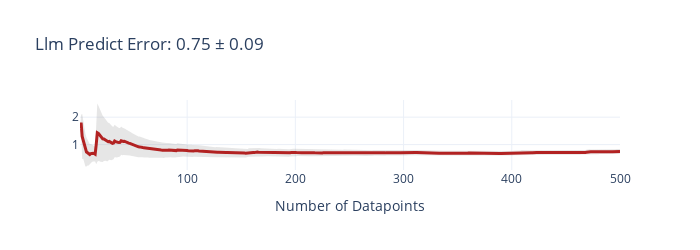
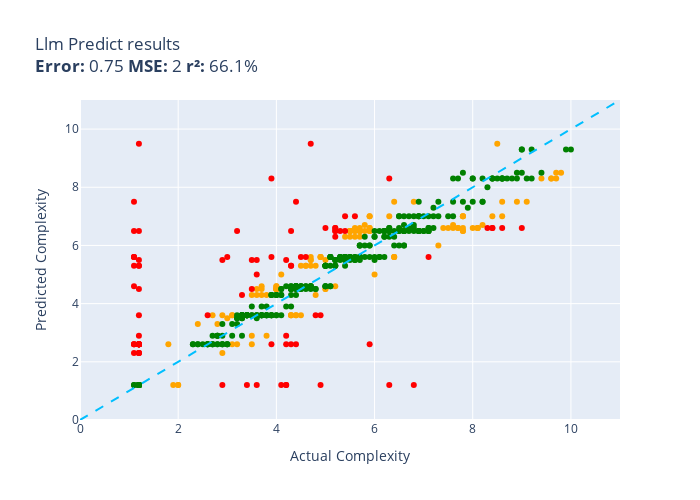

Write notebook code for charts like these, in order.
### Code cell
counter = 0
def llm_predict(item):
    global counter
    score = llm_agent.predict_saved(counter)
    counter += 1
    return score

evaluate(llm_predict, test)

### Figure 1 — Plotly figure (JSON) as saved in the notebook; plotly's stock layout.template omitted (floating-point values rounded to 4 significant figures; data arrays with more than 128 entries replaced by an {"elided": "..."} marker saying what was removed)
{"data": [{"fill": "toself", "fillcolor": "rgba(128,128,128,0.2)", "hoverinfo": "skip", "line": {"color": "rgba(255,255,255,0)"}, "name": "95% CI", "showlegend": false, "type": "scatter", "x": {"elided": "1000 int values"}, "y": {"elided": "1000 float values"}}, {"customdata": {"elided": "500x1 float values"}, "hovertemplate": "n=%{x}<br>Avg Error=%{y:,.2f}<br>±95% CI=%{customdata[0]:,.2f}<extra></extra>", "line": {"color": "firebrick", "width": 3}, "mode": "lines", "name": "Cumulative Avg Error", "type": "scatter", "x": {"elided": "500 int values"}, "y": {"elided": "500 float values"}}], "layout": {"height": 250, "showlegend": false, "title": {"text": "Llm Predict Error: 0.75 ± 0.09"}, "width": 700, "xaxis": {"title": {"text": "Number of Datapoints"}}}}

### Figure 2 — Plotly figure (JSON) as saved in the notebook; plotly's stock layout.template omitted (floating-point values rounded to 4 significant figures; data arrays with more than 128 entries replaced by an {"elided": "..."} marker saying what was removed)
{"data": [{"customdata": [["(function (stmt, cfg) {\n            this...<br>Guess=7.5 Actual=9.1"], ["(function() {\n    var tok = this.expect(...<br>Guess=4.3 Actual=4.8"], ["const getLocation = () => {\n    var trac...<br>Guess=6.5 Actual=5.5"], ["const functionEntry = (name) => {\n      ...<br>Guess=3.6 Actual=4.4"], ["const use = (plugin, options) => {\n  uti...<br>Guess=4.5 Actual=4.0"], ["const abstractDegreeCentrality = (assign...<br>Guess=5.0 Actual=6.0"], ["(function(patch) {\n\t\t\t// patch [key, nul...<br>Guess=7.0 Actual=5.9"], ["const is_crossDomain = (url) => {\n    va...<br>Guess=6.5 Actual=5.5"], ["(function(rm, oRoadMap, oStep, aAddition...<br>Guess=7.0 Actual=8.4"], ["const hasLanguageChanged = ( languageSet...<br>Guess=3.6 Actual=2.9"], ["const createNav = (sources) => {\n  const...<br>Guess=2.6 Actual=1.8"], ["const compareWebhooks = (webhook, name, ...<br>Guess=6.5 Actual=5.5"], ["(function (type, para) {\n\n\t\t// avoid flo...<br>Guess=8.3 Actual=9.6"], ["const moveSelection = (forward, reset) =...<br>Guess=7.5 Actual=8.6"], ["(function (start, end, points, iMap, res...<br>Guess=6.3 Actual=5.5"], ["const pongOnTheFlyCreModalFromMeta = (id...<br>Guess=4.5 Actual=4.0"], ["(function(proposals) {\r\n\t\t\t// get rid of...<br>Guess=5.5 Actual=4.7"], ["const _Markdown_formatOptions = (options...<br>Guess=4.6 Actual=3.7"], ["(function (name, languages) {\n        va...<br>Guess=4.5 Actual=4.0"], ["const mountClassInstance = (workInProgre...<br>Guess=6.5 Actual=5.5"], ["(function(current_templates) {\n\n\t\tvar i ...<br>Guess=6.3 Actual=5.4"], ["const translateTemplates = (templates) =...<br>Guess=5.6 Actual=4.9"], ["const isKeyword = (id) => {\n        swit...<br>Guess=6.6 Actual=7.6"], ["const getConfigElement = (name) => {\n   ...<br>Guess=1.2 Actual=2.0"], ["const computeStackTrace = (ex, depth) =>...<br>Guess=5.6 Actual=6.4"], ["(function(path_config) {\n\n\t\tvar view,\n\t\t...<br>Guess=5.6 Actual=6.4"], ["(function(removeTarget) {\n        var me...<br>Guess=3.3 Actual=2.8"], ["const convertGeopoint = (point) => {\n  c...<br>Guess=7.5 Actual=6.8"], ["(function(editorContext, context, astMan...<br>Guess=6.5 Actual=7.8"], ["const buildViewAttribsSpecial = ( attNam...<br>Guess=8.5 Actual=9.7"], ["(function ( args, value, obj ) {\n\t\targs ...<br>Guess=6.5 Actual=5.6"], ["const render = (element, opts) => {\n    ...<br>Guess=8.3 Actual=9.6"], ["const stripProjectRoot = (projectRoot, f...<br>Guess=4.3 Actual=3.7"], ["(function(source) {\n    var copy, i, len...<br>Guess=5.6 Actual=4.9"], ["(function(language_slug, project_slug, r...<br>Guess=7.0 Actual=8.6"], ["const isValid = (type, value) => {\n     ...<br>Guess=9.5 Actual=8.5"], ["(function(cells, reflow) {\n    var colum...<br>Guess=4.5 Actual=3.6"], ["(function(e) {\n          el.off('mousemo...<br>Guess=3.6 Actual=4.3"], ["const _gpfDispatchEvent = (event, params...<br>Guess=4.6 Actual=4.0"], ["const buildQuery = (opts, globalSearch) ...<br>Guess=5.0 Actual=4.1"], ["const loadConfig = (opts) => {\n  if (opt...<br>Guess=2.6 Actual=3.2"], ["const toGradientData = (v1, v2, v3, v4, ...<br>Guess=8.5 Actual=9.8"], ["const PromiseResolutionHandlerFunction =...<br>Guess=3.6 Actual=4.4"], ["const _extensionsToAsn1 = (exts) => {\n  ...<br>Guess=5.5 Actual=5.0"], ["const createElement = (config) => {\n    ...<br>Guess=8.3 Actual=9.7"], ["const prop = (dest, pd, src, isrc, ndflt...<br>Guess=6.6 Actual=8.0"], ["const existing_stats = (stats_type, buck...<br>Guess=4.3 Actual=3.6"], ["const arraySample = (arr, num, remove) =...<br>Guess=5.5 Actual=4.7"], ["const ensureModelMixin = ( model, collec...<br>Guess=3.6 Actual=3.1"], ["const reportManualError = (err, request,...<br>Guess=5.3 Actual=4.6"], ["(function (ax, ay, bx, by, cx, cy, dx, d...<br>Guess=7.0 Actual=5.9"], ["const through2 = (construct) => {\n  retu...<br>Guess=3.5 Actual=3.0"], ["(function (seq, begin, end) {\n\tvar slice...<br>Guess=6.6 Actual=5.9"], ["const strftime = (offsetObject) => {\n  r...<br>Guess=6.6 Actual=7.8"], ["(function(opt_randFunc) {\n    var randFu...<br>Guess=2.6 Actual=3.1"], ["(function(asInterface) {\n    const resul...<br>Guess=7.0 Actual=7.8"], ["const parseGroupExpression = () => {\n   ...<br>Guess=7.0 Actual=7.8"], ["(function() {\n      switch (this.type) {...<br>Guess=5.3 Actual=4.6"], ["const makeReflectTypes = (uniforms, useI...<br>Guess=6.7 Actual=7.6"], ["const _updateChildNodes = (container, ch...<br>Guess=6.7 Actual=5.8"], ["const Inputter = (options, components) =...<br>Guess=6.5 Actual=5.9"], ["const setaddall = (set, iterable) => {\n ...<br>Guess=3.6 Actual=4.5"], ["function createProgramInfo(\n    gl, shad...<br>Guess=3.6 Actual=2.7"], ["const injectElementWithStyles = ( rule, ...<br>Guess=6.6 Actual=5.7"], ["(function(templateName, data) {\n\t\tvar va...<br>Guess=7.0 Actual=7.8"], ["(function() {\n    this._super.apply(this...<br>Guess=1.2 Actual=2.0"], ["const FusionPoseSensor = (kFilter, predi...<br>Guess=6.5 Actual=5.7"], ["(function( buffer, offset ) {\n\n    offse...<br>Guess=6.6 Actual=5.6"], ["const xbDebugApplyFunction = (funcname, ...<br>Guess=4.6 Actual=4.0"], ["(function(number, pad) {\n      var endia...<br>Guess=5.6 Actual=4.7"], ["const getDefinition = (name) => {\n  var ...<br>Guess=2.9 Actual=3.8"], ["const evaluateLatch = (resolver, options...<br>Guess=6.6 Actual=7.4"], ["const resolvePath = (filepath) => {\n  fi...<br>Guess=6.5 Actual=5.9"], ["const mergeOptions = (defaults, settings...<br>Guess=4.3 Actual=3.5"], ["const parseCallee = (node) => {\n  const ...<br>Guess=4.5 Actual=4.0"], ["const ortho = (left, right, bottom, top,...<br>Guess=2.6 Actual=3.5"], ["const formatError = (err, input) => {\n  ...<br>Guess=4.5 Actual=5.0"], ["const SocketServices = ( options ) => {\n...<br>Guess=3.6 Actual=4.3"], ["(function() {\n    var jsPath, scripts, i...<br>Guess=6.3 Actual=5.7"], ["const parseRegion = (input) => {\n       ...<br>Guess=6.5 Actual=5.7"], ["const advance = (id, t) => {\n        swi...<br>Guess=7.5 Actual=6.4"], ["(function(image, x, y, options) {\n      ...<br>Guess=4.5 Actual=4.0"], ["const parser = (file, callback) => {\n  /...<br>Guess=6.7 Actual=8.2"], ["(function (options) {\n        _.isString...<br>Guess=6.6 Actual=8.1"], ["(function (level, message, tag, data) {\n...<br>Guess=6.6 Actual=8.1"], ["(function( ev, element ) {\n\t\t\tvar isLeft...<br>Guess=4.5 Actual=5.0"], ["(function(containerBlock) {\n    var clau...<br>Guess=5.3 Actual=4.8"], ["(function(sPropertyName, sSortOrder) {\n\t...<br>Guess=4.5 Actual=4.0"], ["const _createMethod = (definition, metho...<br>Guess=4.6 Actual=5.2"], ["const _default = (base, link) => {\n  // ...<br>Guess=5.3 Actual=4.5"], ["const isConstant = (node, inBooleanPosit...<br>Guess=6.6 Actual=8.1"], ["(function (s, o) {\n        if (o) {\n    ...<br>Guess=6.6 Actual=7.7"], ["(function(feature, pixel) {\n            ...<br>Guess=1.2 Actual=1.9"], ["const removeElement = ( element, enterTa...<br>Guess=6.5 Actual=5.5"], ["(function(date, value, period) {\n       ...<br>Guess=3.6 Actual=4.3"], ["(function( element, fullMatch ) {\n\t\t\tvar...<br>Guess=7.0 Actual=6.3"], ["const _compressOther = (json, aKeys) => ...<br>Guess=3.6 Actual=3.1"], ["const GPT = ( options ) => {\n\n  if( !(th...<br>Guess=6.5 Actual=5.6"], ["const Node = (config) => {\n    RED.nodes...<br>Guess=5.6 Actual=6.4"], ["function createPlaneVertices(\n    width,...<br>Guess=6.0 Actual=7.3"], ["(function() {\n\n      var matches = this....<br>Guess=8.3 Actual=9.4"], ["(function (paths) {\n\t\t\tvar maxX = Number...<br>Guess=5.6 Actual=4.9"], ["(function ( timeCode, frameRate, dropFra...<br>Guess=7.5 Actual=8.9"], ["const getStyle = (element) => {\n    cons...<br>Guess=3.3 Actual=2.4"], ["const StreamClient = (options) => {\n    ...<br>Guess=6.5 Actual=7.8"], ["(function(record) {\n\n\t\tif (Lava.schema.D...<br>Guess=2.3 Actual=2.9"], ["(function (url, callback, options) {\n   ...<br>Guess=2.9 Actual=3.5"], ["(function( item, index ) {\n        $.con...<br>Guess=4.5 Actual=3.7"], ["const trigger = (event) => {\n\t\tvar args;...<br>Guess=6.3 Actual=5.6"], ["const swagger20TypeFor = (type) => {\n   ...<br>Guess=6.5 Actual=5.7"], ["const inlineHandler = (string, selection...<br>Guess=6.6 Actual=5.9"], ["const makeLink = (rel, ldo) => {\n  var i...<br>Guess=4.3 Actual=3.8"], ["const splitLongWord = (word, widths_arra...<br>Guess=5.3 Actual=4.7"], ["const getViewRoot = (source) => {\n\tconst...<br>Guess=6.5 Actual=5.8"], ["const SimpleColorPicker = (options) => {...<br>Guess=6.6 Actual=7.7"], ["(function(name, value) {\n        // Retu...<br>Guess=6.6 Actual=7.5"]], "hovertemplate": "%{customdata[0]}<extra></extra>", "legendgroup": "orange", "marker": {"color": "orange", "size": 6, "symbol": "circle"}, "mode": "markers", "name": "orange", "orientation": "v", "showlegend": true, "type": "scatter", "x": [9.1, 4.8, 5.5, 4.4, 4.0, 6.0, 5.9, 5.5, 8.4, 2.9, 1.8, 5.5, 9.6, 8.6, 5.5, 4.0, 4.7, 3.7, 4.0, 5.5, 5.4, 4.9, 7.6, 2.0, 6.4, 6.4, 2.8, 6.8, 7.8, 9.7, 5.6, 9.6, 3.7, 4.9, 8.6, 8.5, 3.6, 4.3, 4.0, 4.1, 3.2, 9.8, 4.4, 5.0, 9.7, 8.0, 3.6, 4.7, 3.1, 4.6, 5.9, 3.0, 5.9, 7.8, 3.1, 7.8, 7.8, 4.6, 7.6, 5.8, 5.9, 4.5, 2.7, 5.7, 7.8, 2.0, 5.7, 5.6, 4.0, 4.7, 3.8, 7.4, 5.9, 3.5, 4.0, 3.5, 5.0, 4.3, 5.7, 5.7, 6.4, 4.0, 8.2, 8.1, 8.1, 5.0, 4.8, 4.0, 5.2, 4.5, 8.1, 7.7, 1.9, 5.5, 4.3, 6.3, 3.1, 5.6, 6.4, 7.3, 9.4, 4.9, 8.9, 2.4, 7.8, 2.9, 3.5, 3.7, 5.6, 5.7, 5.9, 3.8, 4.7, 5.8, 7.7, 7.5], "xaxis": "x", "y": [7.5, 4.3, 6.5, 3.6, 4.5, 5.0, 7.0, 6.5, 7.0, 3.6, 2.6, 6.5, 8.3, 7.5, 6.3, 4.5, 5.5, 4.6, 4.5, 6.5, 6.3, 5.6, 6.6, 1.2, 5.6, 5.6, 3.3, 7.5, 6.5, 8.5, 6.5, 8.3, 4.3, 5.6, 7.0, 9.5, 4.5, 3.6, 4.6, 5.0, 2.6, 8.5, 3.6, 5.5, 8.3, 6.6, 4.3, 5.5, 3.6, 5.3, 7.0, 3.5, 6.6, 6.6, 2.6, 7.0, 7.0, 5.3, 6.7, 6.7, 6.5, 3.6, 3.6, 6.6, 7.0, 1.2, 6.5, 6.6, 4.6, 5.6, 2.9, 6.6, 6.5, 4.3, 4.5, 2.6, 4.5, 3.6, 6.3, 6.5, 7.5, 4.5, 6.7, 6.6, 6.6, 4.5, 5.3, 4.5, 4.6, 5.3, 6.6, 6.6, 1.2, 6.5, 3.6, 7.0, 3.6, 6.5, 5.6, 6.0, 8.3, 5.6, 7.5, 3.3, 6.5, 2.3, 2.9, 4.5, 6.3, 6.5, 6.6, 4.3, 5.3, 6.5, 6.6, 6.6], "yaxis": "y"}, {"customdata": [["const processConfig = (config) => {\n    ...<br>Guess=8.3 Actual=6.3"], ["const checkGroup = (nodes) => {\n        ...<br>Guess=7.5 Actual=1.1"], ["(function(s) {\r\n\t\t\ts = tinymce.trim(s);\r...<br>Guess=9.5 Actual=1.2"], ["const getWeight = (labels, labelWeight) ...<br>Guess=2.6 Actual=1.1"], ["const runScript = (code) => {\n    var an...<br>Guess=4.6 Actual=1.1"], ["(function(req, res) {\n    var params = U...<br>Guess=4.5 Actual=1.2"], ["(function(r, g, b, a) {\n    var rgb = [r...<br>Guess=2.6 Actual=1.1"], ["(function ( buttonSet, wrapper )\n\t{\n\t\tva...<br>Guess=6.3 Actual=5.2"], ["const getToken = (options) => {\n    retu...<br>Guess=2.6 Actual=4.4"], ["const Decoder = () => {\n    var skip = 0...<br>Guess=2.6 Actual=4.2"], ["(function(value) {\n        switch (value...<br>Guess=6.5 Actual=5.2"], ["(function(other) {\n\tvar me = this.region...<br>Guess=1.2 Actual=4.2"], ["const makeEvent = (entry, hostname) => {...<br>Guess=2.9 Actual=1.2"], ["(function(isInstant) {\n      if (this._l...<br>Guess=1.2 Actual=2.9"], ["const isGlob = (candidate) => {\n  if (ty...<br>Guess=2.6 Actual=1.1"], ["const tableFromMethods = (methodsArr) =>...<br>Guess=2.6 Actual=1.2"], ["(function() {\n    var flashBridge = _fla...<br>Guess=5.6 Actual=3.9"], ["(function (referencePath, baseLogicalPat...<br>Guess=2.6 Actual=1.2"], ["(function() {\n\t\tvar ti, p, source;\n\n\t\tif...<br>Guess=6.6 Actual=5.0"], ["(function(name, value) {\n\t\t\t\tvar self = ...<br>Guess=5.3 Actual=1.2"], ["(function (elems, context) {\n           ...<br>Guess=2.6 Actual=3.9"], ["(function () {\n\n\t\tvar series = this,\n\t\t\t...<br>Guess=7.5 Actual=4.4"], ["(function(column,isInv)\r\n\t\t{\r\n\t\t\tvar mul...<br>Guess=6.5 Actual=5.2"], ["const _determineAutoPosition = (targetEl...<br>Guess=7.0 Actual=5.6"], ["(function(apiClient) {\n    this.apiClien...<br>Guess=2.6 Actual=4.3"], ["(function () {\n\t\t\tvar bLoaded = sap.ui.g...<br>Guess=2.3 Actual=1.1"], ["const pathsort = (paths, sep, algorithm)...<br>Guess=2.3 Actual=1.2"], ["const fix = (event) => {\n    if (!('defa...<br>Guess=2.3 Actual=1.2"], ["const extractToText = (strings) => {\r\n\t\t...<br>Guess=6.6 Actual=8.6"], ["const init = (domainManager) => {\n    _d...<br>Guess=2.6 Actual=5.9"], ["const BaseLayer = (document, group, raw)...<br>Guess=6.6 Actual=8.3"], ["const createAPIDoneHook = (done, ctx) =>...<br>Guess=3.6 Actual=4.9"], ["const _getUser = (response) => {\n\n    if...<br>Guess=2.6 Actual=1.2"], ["const generateUsername = (base) => {\n   ...<br>Guess=2.9 Actual=4.2"], ["const server = (argv, config, args) => {...<br>Guess=1.2 Actual=4.1"], ["const addPluginsFromBundles = (resultCon...<br>Guess=2.6 Actual=1.2"], ["const throttleMiddleware = (request, res...<br>Guess=5.5 Actual=2.9"], ["(function() {\n        var offset = this....<br>Guess=6.5 Actual=5.3"], ["const appendDirEnd = (str, struct) => {\n...<br>Guess=5.3 Actual=4.3"], ["const updateBrokerListInConfigFile = (co...<br>Guess=6.5 Actual=4.3"], ["const CleanValue = (config, value) => {\n...<br>Guess=6.6 Actual=9.0"], ["const processFiles = (bucket, key, trans...<br>Guess=3.6 Actual=1.2"], ["(function ( e, args, scope, warning ) {\n...<br>Guess=3.6 Actual=4.8"], ["(function () {\n\n            // Documente...<br>Guess=1.2 Actual=4.2"], ["const dump = (logger) => {\n    var prefi...<br>Guess=2.6 Actual=1.2"], ["const loadSchema = (schemaBasePath, full...<br>Guess=2.6 Actual=1.2"], ["const execute_ = (ctx, statement, values...<br>Guess=5.5 Actual=4.2"], ["const createContext = (params, onNext) =...<br>Guess=2.6 Actual=1.2"], ["const isNumericSubclass = ( t, t_min, t_...<br>Guess=9.5 Actual=4.7"], ["const registerExtension = (extension) =>...<br>Guess=5.3 Actual=4.3"], ["const logArr = (arr) => {\n\n  if(argument...<br>Guess=4.5 Actual=3.5"], ["(function(walk) {\n        if (this.emitT...<br>Guess=5.0 Actual=3.6"], ["const addTransient = ( internalObj, temp...<br>Guess=2.6 Actual=1.2"], ["const dsStatement = (statement) => {\n  s...<br>Guess=6.5 Actual=5.4"], ["const negate = (m, dst) => {\n  dst = dst...<br>Guess=1.2 Actual=3.6"], ["const sbc = (cpu, n) => {\n    const cy =...<br>Guess=4.3 Actual=3.3"], ["const determineFreqCategories = () => {\n...<br>Guess=5.5 Actual=3.5"], ["const hasPrefix = (property, prefix) => ...<br>Guess=2.6 Actual=1.2"], ["(function() {\n      \n      var getDefaul...<br>Guess=5.5 Actual=3.6"], ["const $super = (arrayOfArgs) => {\r\n     ...<br>Guess=5.6 Actual=4.5"], ["(function () {\n    var tzGuess = moment....<br>Guess=2.6 Actual=1.2"], ["(function() {\n\t\t\tvar rangeList = this,\n\t...<br>Guess=5.6 Actual=7.1"], ["(function(){\n            if(errors.lengt...<br>Guess=2.6 Actual=1.2"], ["const getConnection = (req, res, next, c...<br>Guess=2.6 Actual=1.2"], ["const equals = (a, b) => {\n  var a0 = a[...<br>Guess=1.2 Actual=6.8"], ["const bidResponseAvailable = (bidRequest...<br>Guess=6.5 Actual=1.2"], ["(function (response, statusCode, statusT...<br>Guess=5.6 Actual=1.1"], ["const getDestinations = (rootTree, locat...<br>Guess=5.6 Actual=1.1"], ["const traverseThroughObject = (lookup, d...<br>Guess=7.0 Actual=5.4"], ["const esriFy = (properties, geometry, da...<br>Guess=5.3 Actual=1.2"], ["const writeBuildscriptHookForCrashlytics...<br>Guess=6.6 Actual=5.2"], ["(function ( name, value, offset, domain,...<br>Guess=6.6 Actual=8.4"], ["function preprocessCartForServer( {\n\tcou...<br>Guess=3.6 Actual=2.6"], ["const scriptLoader = (url, callback) => ...<br>Guess=5.6 Actual=3.0"], ["const reflowText = (text, width, gfm) =>...<br>Guess=6.6 Actual=8.4"], ["const compareByOriginalPositions = (mapp...<br>Guess=5.6 Actual=4.6"], ["(function(input) {\n\t\tvar needstesting = ...<br>Guess=2.3 Actual=1.2"], ["const Peer = (options) => {\n  if (!(this...<br>Guess=1.2 Actual=6.3"], ["const parseBindings = (bindings) => {\n  ...<br>Guess=6.6 Actual=5.2"], ["const executeAuthCreateUserCommand = (db...<br>Guess=8.3 Actual=3.9"], ["const serialize = (root) => {\n        //...<br>Guess=6.5 Actual=1.1"], ["const validStore = (store) => {\r\n    ret...<br>Guess=1.2 Actual=4.9"], ["const race$1 = (entries) => {\n  /*jshint...<br>Guess=2.6 Actual=1.2"], ["(function (e) {\n\n        // if you click...<br>Guess=5.5 Actual=1.2"], ["(function(apiClient) {\n    this.apiClien...<br>Guess=1.2 Actual=3.4"], ["(function(/* filename, data[, encoding],...<br>Guess=5.3 Actual=1.1"], ["const importAll = (context) => {\n  const...<br>Guess=5.6 Actual=1.1"], ["const deepFreeze = (obj) => {\n    // if ...<br>Guess=6.5 Actual=3.2"]], "hovertemplate": "%{customdata[0]}<extra></extra>", "legendgroup": "red", "marker": {"color": "red", "size": 6, "symbol": "circle"}, "mode": "markers", "name": "red", "orientation": "v", "showlegend": true, "type": "scatter", "x": [6.3, 1.1, 1.2, 1.1, 1.1, 1.2, 1.1, 5.2, 4.4, 4.2, 5.2, 4.2, 1.2, 2.9, 1.1, 1.2, 3.9, 1.2, 5.0, 1.2, 3.9, 4.4, 5.2, 5.6, 4.3, 1.1, 1.2, 1.2, 8.6, 5.9, 8.3, 4.9, 1.2, 4.2, 4.1, 1.2, 2.9, 5.3, 4.3, 4.3, 9.0, 1.2, 4.8, 4.2, 1.2, 1.2, 4.2, 1.2, 4.7, 4.3, 3.5, 3.6, 1.2, 5.4, 3.6, 3.3, 3.5, 1.2, 3.6, 4.5, 1.2, 7.1, 1.2, 1.2, 6.8, 1.2, 1.1, 1.1, 5.4, 1.2, 5.2, 8.4, 2.6, 3.0, 8.4, 4.6, 1.2, 6.3, 5.2, 3.9, 1.1, 4.9, 1.2, 1.2, 3.4, 1.1, 1.1, 3.2], "xaxis": "x", "y": [8.3, 7.5, 9.5, 2.6, 4.6, 4.5, 2.6, 6.3, 2.6, 2.6, 6.5, 1.2, 2.9, 1.2, 2.6, 2.6, 5.6, 2.6, 6.6, 5.3, 2.6, 7.5, 6.5, 7.0, 2.6, 2.3, 2.3, 2.3, 6.6, 2.6, 6.6, 3.6, 2.6, 2.9, 1.2, 2.6, 5.5, 6.5, 5.3, 6.5, 6.6, 3.6, 3.6, 1.2, 2.6, 2.6, 5.5, 2.6, 9.5, 5.3, 4.5, 5.0, 2.6, 6.5, 1.2, 4.3, 5.5, 2.6, 5.5, 5.6, 2.6, 5.6, 2.6, 2.6, 1.2, 6.5, 5.6, 5.6, 7.0, 5.3, 6.6, 6.6, 3.6, 5.6, 6.6, 5.6, 2.3, 1.2, 6.6, 8.3, 6.5, 1.2, 2.6, 5.5, 1.2, 5.3, 5.6, 6.5], "yaxis": "y"}, {"customdata": {"elided": "296x1 str values"}, "hovertemplate": "%{customdata[0]}<extra></extra>", "legendgroup": "green", "marker": {"color": "green", "size": 6, "symbol": "circle"}, "mode": "markers", "name": "green", "orientation": "v", "showlegend": true, "type": "scatter", "x": {"elided": "296 float values"}, "xaxis": "x", "y": {"elided": "296 float values"}, "yaxis": "y"}, {"hoverinfo": "skip", "line": {"color": "deepskyblue", "dash": "dash", "width": 2}, "mode": "lines", "name": "y = x", "showlegend": false, "type": "scatter", "x": [0, 11], "y": [0, 11]}], "layout": {"height": 500, "legend": {"title": {"text": "color"}, "tracegroupgap": 0}, "showlegend": false, "title": {"text": "Llm Predict results<br><b>Error:</b> 0.75 <b>MSE:</b> 2 <b>r²:</b> 66.1%"}, "width": 700, "xaxis": {"anchor": "y", "domain": [0, 1], "range": [0, 11], "title": {"text": "Actual Complexity"}}, "yaxis": {"anchor": "x", "domain": [0, 1], "range": [0, 11], "title": {"text": "Predicted Complexity"}}}}
